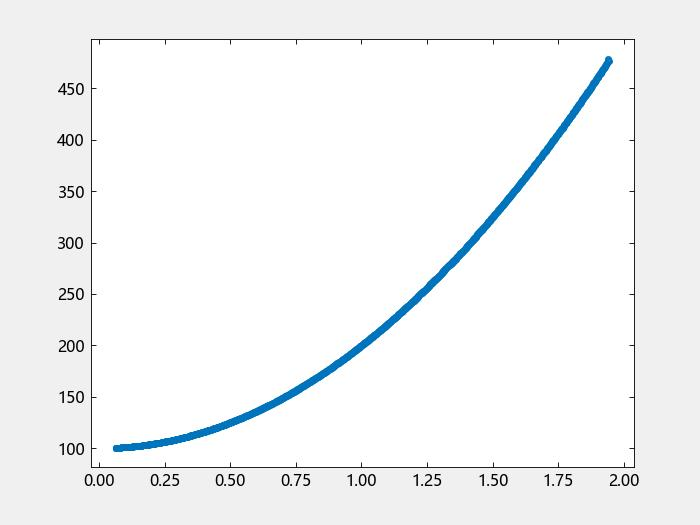

This chart was generated by the following Julia code:
# 带阈值的频谱图

using TySignalProcessing
using TyPlot
Fs = 1000
t = 0:(1 / Fs):2
y = chirp(t, 100, 1, 200, "quadratic")
_, _, _, pxx, fc, tc = spectrogram(y, kaiser(128, 18), 120, 128, Fs, "MinThreshold", -30)
plot(tc[pxx .> 0], fc[pxx .> 0], ".")
